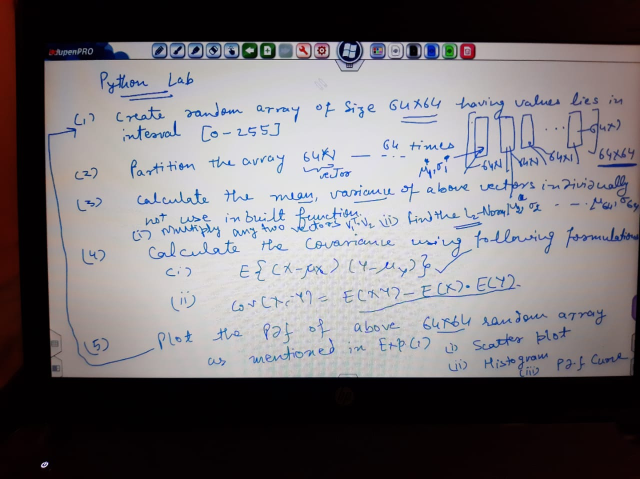
#> input picture lab3 assignment.jpeg, 1280 x 958 px, found by its file name (shown at 1/2 size)
$ jupyter execute Untitled.ipynb
#> lines starting #> are read from the running program, lines starting #| are printed output that depends on the picture; long printed decimals are rounded
[cell 1]
import numpy as np
import matplotlib.pyplot as plt
from PIL import Image,ImageOps

#READING IMAGE
image = Image.open("Computational Statictics lab work/lab3 assignment.jpeg")
#> image is the input picture: PIL image 1280x958 RGB; mean R, G, B 117.6, 113.6, 116.8

#GRAY SCALING
gray = ImageOps.grayscale(image)
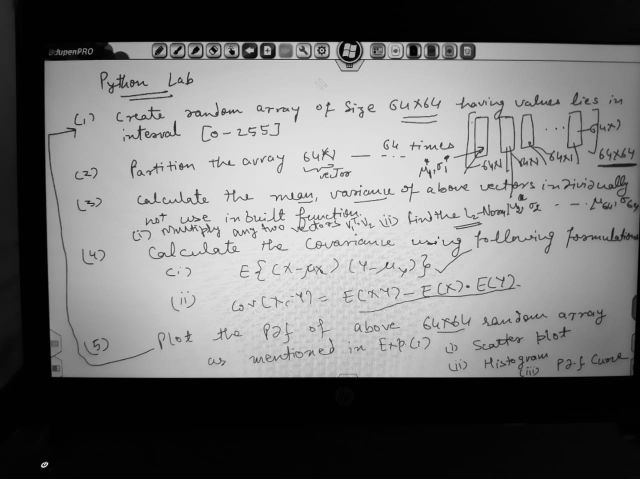
#> gray: PIL image 1280x958 L (shown at 1/2 size); min 0, max 253, mean 115.1

#Converting gray scale image in 64X64 pixel
im = gray.resize((64,64))
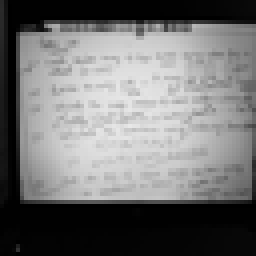
#> im: PIL image 64x64 L (shown 4 times larger); min 0, max 232, mean 115.3

[cell 2]
im

[cell 3]
im_arr = np.array(im)

print(type(im_arr))
#| <class 'numpy.ndarray'>
print(im_arr)
#> (printed output is left out)
print(np.shape(im_arr))
#| (64, 64)
print(im_arr.dtype)
#| uint8

[cell 4]
#Taking transpose for ease in calculation
trans_arr=np.transpose(im_arr)
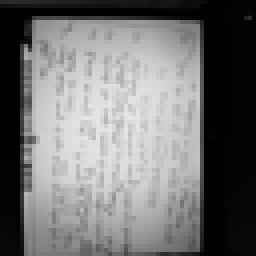
#> trans_arr: shape (64, 64) (shown 4 times larger); min 0, max 232, mean 115.3
trans_arr = trans_arr.astype(np.int32)
print(trans_arr)
#> (printed output is left out)

[cell 5]
def col_mean(col_name):
#> called with col_name = 0
    Sum=0
    for i in range(64):
        Sum=Sum+trans_arr[col_name,i]
#> this loop made 64 passes
#> Sum on passes 1 to 12: 40, 81, 123, 164, 205, 246, 287, 327, 367, 406, 444, 481
#> after the loop, Sum = 1443
    return Sum/64

[cell 6]
col_mean(0)

[cell 7]
trans_arr[1,:].mean()
#> Out = 14.67

[cell 8]
def col_var(col_name):
#> called with col_name = 1
    Sum=0
#> Sum = 0
    mean_col=col_mean(col_name)
#> the loop in col_mean (call 2), `for i in range(64):` made 64 passes
#> Sum on passes 1 to 12: 17, 35, 54, 73, 93, 114, 135, 156, 177, 198, 220, 241
#> mean_col = 14.67
    for i in range(64):
        Sum=Sum+(trans_arr[col_name,i]-mean_col)**2
#> this loop made 64 passes
#> Sum on passes 1 to 12: 5.42, 16.5, 35.23, 53.96, 82.35, 122.4, 162.4, 202.5, 242.5, 282.6, 336.3, 376.3
#> after the loop, Sum = 3076.1
    return Sum/64

[cell 9]
col_var(1)

[cell 10]
trans_arr[1,:].var()
#> Out = 48.06

[cell 11]
col_parameters=[]
#> col_parameters = []
#col_summary contains mu,sigma pairwise, for each column of original image
for i in range(64):
    mu=round(col_mean(i),2)
    vari=round(col_var(i),2)
    col_parameters.append(np.array([mu,vari]))
#> after the loop, col_parameters = 64 pairs, first value 0.66 to 145.6, second value 1.88 to 8896.4
col_parameters=np.array(col_parameters)
print(col_parameters)
#> (printed output is left out)
print(len(col_parameters))
#| 64

[cell 12]
def choose_col():
    while True:
        #Subtracting 1 to convert into 0:63
        x=int(input("Enter column x:"))-1
        y=int(input("Enter column y:"))-1
        if (x>-1 and x<64) and (y>-1 and y<64):
            return x,y
        print("\nChoose between 1 to 64. Try again!")
#> this loop made 1 pass; the answer given on pass 1: 1

[cell 13]
def dot():
    x,y = choose_col()
    vector1 = trans_arr[x,:]
#> vector1 = 64 values, max 42 at index 2, min 1 at index 52, mean 22.55
    vector2 = trans_arr[y,:]
#> vector2 has the same summary as vector1
    vector3 = vector1 * vector2
#> vector3 = 64 values, max 1764 at index 2, min 1 at index 52, mean 677.7
    vector3 = np.reshape(vector3, newshape=(64,1))

    SUM = 0
    for i in range(0,64):
        SUM = SUM + vector3[i,:]
#> this loop made 64 passes
#> SUM on passes 1 to 12: [1600], [3281], [5045], [6726], [8407], [10088], [11769], [13369], [14969], [16490], [17934], [19303]
#> after the loop, SUM = [43371]
    return float(SUM)

[cell 14]
dott = dot()
#> dott = 43371
dott
#> Out = 43371

[cell 15]
def cov_method1():
    x,y=choose_col()
#> the loop in choose_col, `while True:` made 1 pass; the answer given on pass 1: 1
    mu_x=col_parameters[x,0]
#> mu_x = 22.55
    mu_y=col_parameters[y,0]
#> mu_y = 22.55
    v1=trans_arr[x,]-mu_x
#> v1 = 64 values, max 19.45 at index 2, min -21.55 at index 52, mean -0.00312
    v2=trans_arr[y,]-mu_y
#> v2 has the same summary as v1
    v3=v1*v2
#> v3 = 64 values, max 464.4 at index 52, min 0.202 at index 32, mean 169.3
    print("Covarience using method 1: ",np.average(v3))
#| Covarience using method 1:  169.310

[cell 16]
cov_method1()

[cell 17]
np.cov(trans_arr[0,:],trans_arr[0,:])
#> Out = [[172, 172], [172, 172]]

[cell 18]
def cov_method2():
    print("Which column's covarience do you want to calculate?\nUsing method 2.")
    x,y=choose_col()
    mu_x=col_parameters[x,0]
#> mu_x = 22.55
    mu_y=col_parameters[y,0]
#> mu_y = 22.55
    v=trans_arr[x,]*trans_arr[y,]
#> v has the same summary as vector3 in dot
    exp_xy=np.average(v)
#> exp_xy = 677.7
    cov=exp_xy-mu_x*mu_y
#> cov = 169.2
    print("Covarience using method 2: ",cov)
#| Covarience using method 2:  169.169

[cell 19]
cov_method2()

[cell 20]
trans_arr[0,:].mean()
#> Out = 22.55
